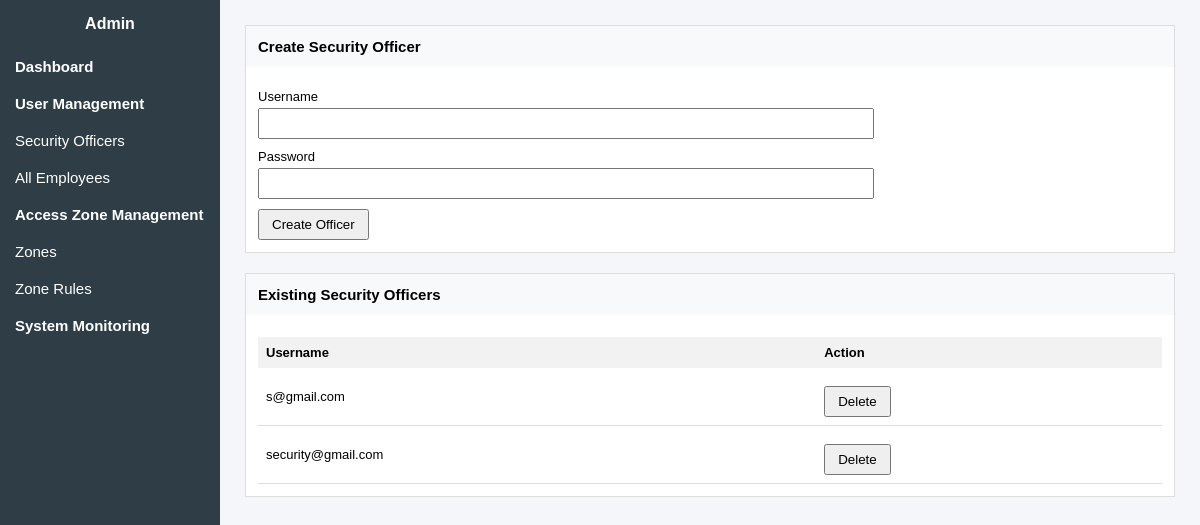
/admin/view/security-officers.php (signed in), run on an earlier commit of the app's database.
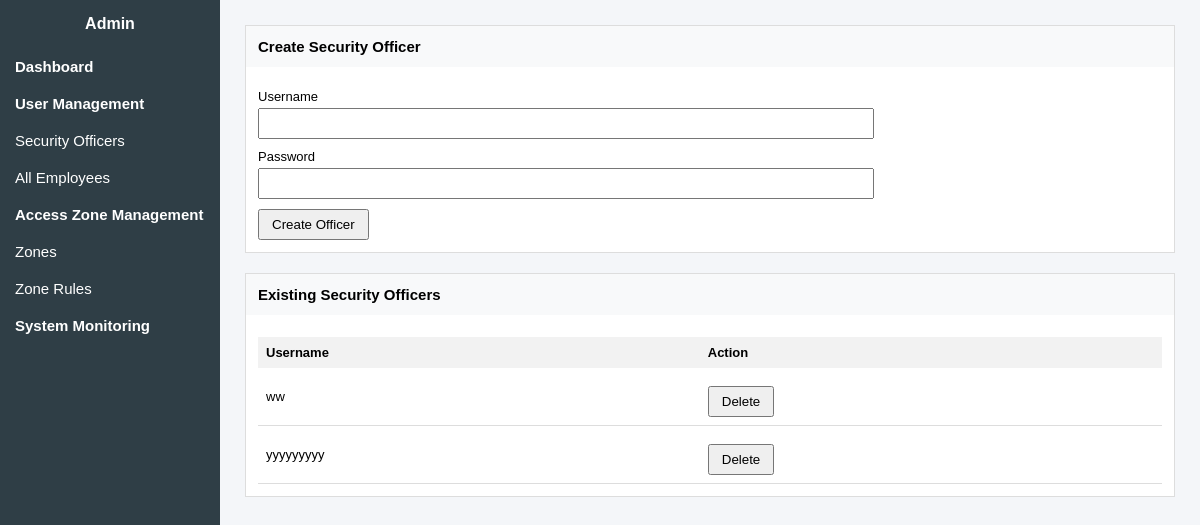
And on a later commit of the database.
### tables this page shows
CREATE TABLE `security_officers` (
  `id` int(11) NOT NULL,
  `username` varchar(50) DEFAULT NULL,
  `password` varchar(255) DEFAULT NULL,
  `created_at` timestamp NOT NULL DEFAULT current_timestamp()
);

### admin/model/security_officer_model.php (called while the page is built, shortened)
<?php
class SecurityOfficerModel {
    public function getAllOfficers() {
        $db = new db_connection();
        $conn = $db->openConnection();
        $sql = "SELECT id, username FROM security_officers";
        $result = $conn->query($sql);
        return $result;
    }
}
?>

### admin/view/security-officers.php (the view, shortened to what this page needs)
<?php
require_once "../model/security_officer_model.php";
$model = new SecurityOfficerModel();
$officers = $model->getAllOfficers();
?>
<!DOCTYPE html>
<html>
<head>
    <link rel="stylesheet" href="dashboard.css">
</head>
<body>
<div class="sidebar">
    <h2>Admin</h2>
    <a href="dashboard.php" class="menu">Dashboard</a>
    <div class="menu">User Management</div>
    <a href="security-officers.php" class="submenu">Security Officers</a>
    <a href="all-employees.php" class="submenu">All Employees</a>
    <div class="menu">Access Zone Management</div>
    <a href="zones.php" class="submenu">Zones</a>
    <a href="zone-rules.php" class="submenu">Zone Rules</a>
    <a href="system-monitoring.php" class="menu">System Monitoring</a>
</div>
<div class="main">
    <div class="panel">
        <h3>Create Security Officer</h3>
        <div class="panel-body">
            <form method="POST" action="../controller/security_officer_controller.php">
                <label>Username</label>
                <input type="text" name="username" required>
                <label>Password</label>
                <input type="password" name="password" required>
                <button type="submit" name="createOfficer">Create Officer</button>
            </form>
        </div>
    </div>
    <div class="panel">
        <h3>Existing Security Officers</h3>
        <div class="panel-body">
            <table>
                <tr>
                    <th>Username</th>
                    <th>Action</th>
                </tr>
                <?php if ($officers && $officers->num_rows > 0) { ?>
                    <?php while ($row = $officers->fetch_assoc()) { ?>
                        <tr>
                            <td><?php echo htmlspecialchars($row["username"]); ?></td>
                            <td>
                                <form method="POST"
                                      action="../controller/security_officer_controller.php"
                                      onsubmit="return confirm('Are you sure you want to delete this officer?');"
                                      style="display:inline;">
                                    <button type="submit" name="deleteOfficer">
                                        Delete
                                    </button>
                                </form>
                            </td>
                        </tr>
                    <?php } ?>
                <?php } else { ?>
                    <tr>
                        <td colspan="2">No security officers found</td>
                    </tr>
                <?php } ?>
            </table>
        </div>
    </div>
</div>
</body>
</html>

What changed in the data, as far as the page shows it:
removed security_officers: username "s@gmail.com"
removed security_officers: username "security@gmail.com"
added security_officers: username "ww"
added security_officers: username "yyyyyyyyy"
